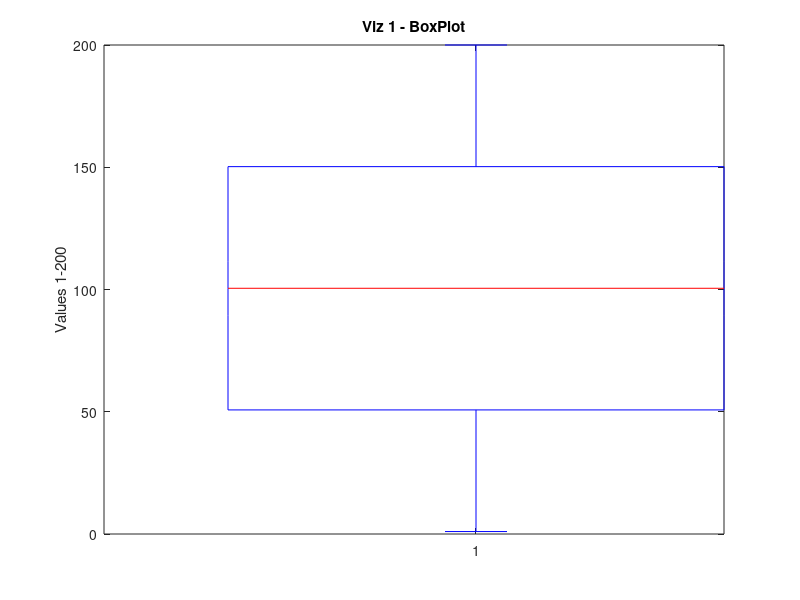

Write MATLAB code to recreate this figure. (Note: this script raises an error after producing the figure.)
array1 = 1:1:200;
disp(array1)
figure(1)
boxplot(array1)
ylabel("Values 1-200")
title('Viz 1 - BoxPlot')

array2 = rand(1,10000);
disp(array2)
figure(2)
histogram(array2, 20)
xlabel('Bins (Automatic Binning)')
ylabel('Random Values')
title('Histogram of 10000 Random numbers from Uniform Distribution')

a = 1;
b = 100;
r = (b-a).*rand(1, 100) + a;
array = 1:1:100;
f = fopen('guassian_matlab.bin', 'w');
fwrite(f, r, 'float');
figure(3)
plot(array,r)
xlabel('Instances 1-100')
ylabel('Random numbers - Guassian Distribution')
title('Line Graph of Guassian distribution')
fclose(f);


input_file = fopen('guassian_matlab.bin');
r = fread(input_file, 'float');
figure(4)
histogram(r, [0,14,28,42,56,70,84,100])
xticks([0,14,28,42,56,70,84,100])
ylabel('Frequency')
xlabel('Bins')
title('Histogram -Guassian - divided into 7 bins')
fclose(input_file);